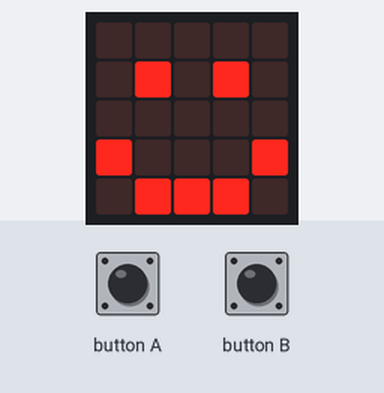
The program below on a simulated BBC micro:bit (MakeCode). On the bench: the board's 5×5 LED display. The inputs (shaded band) are chosen by the test bench.

Above: at 1.8 s.
1.9 s: button A pressed for 0.15 s
At 2.1 s:
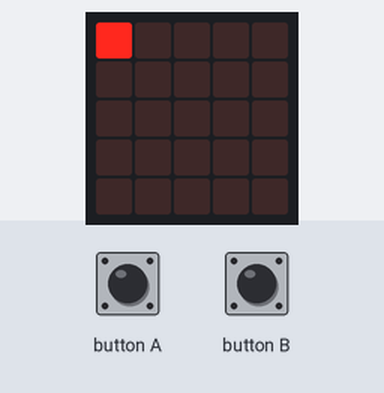
2.6 s: button B pressed for 0.15 s
At 2.8 s:
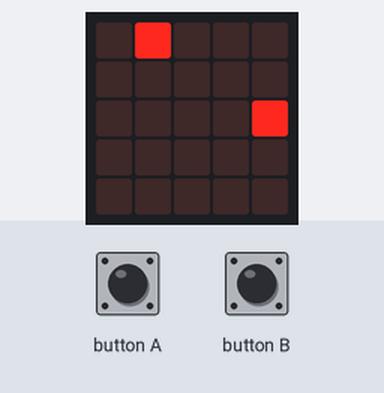
3.3 s: button A pressed for 0.15 s
At 5.2 s:
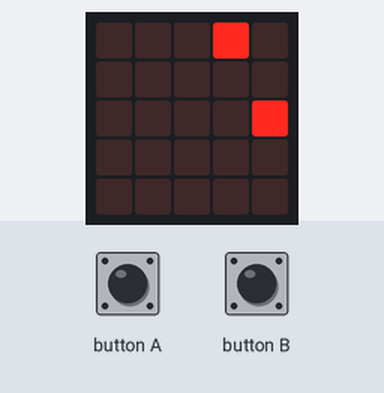
7.0 s: button B pressed for 0.15 s
At 7.21 s:
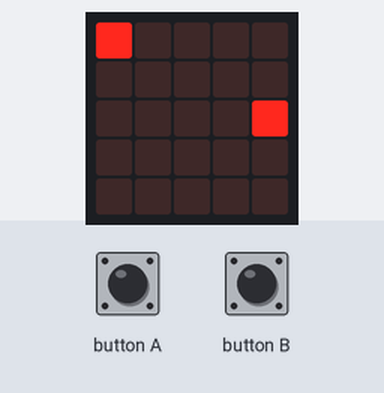
7.7 s: button A pressed for 0.15 s
At 8.1 s:
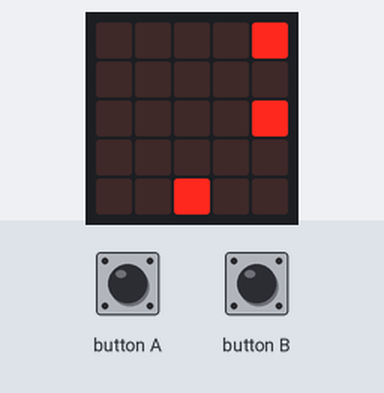
8.4 s: button B pressed for 0.15 s
At 10.1 s:
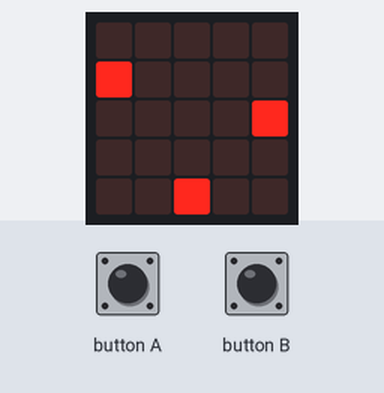

The program:

main.ts
```typescript
// (licence header left out)
// variables
let sprite: game.LedSprite = null
let sides: number = 0
let steps: number = 0

// show happy face
basic.clearScreen()
basic.showIcon(IconNames.Happy)

// when button "A" is pressed
input.onButtonPressed(Button.A, function () {
    // create the sprite at the beginning and wait for 0.1 seconds
    basic.clearScreen()
    sprite = game.createSprite(0, 0)
    sides = 0
    basic.pause(100)

    // if its not back to the position it started then continue code
    while (sides < 4) {
        // reset the steps to 0 so the sprite can move to the 4th coordinate before stopping
        steps = 0
        // if its not in the last pixel then move 1 step forward and wait for 0.1 seconds
        while (steps < 4) {
            sprite.move(1)
            basic.pause(100)
            steps++
        }
        // turn right when it reaches the end
        sprite.turn(Direction.Right, 90)
        sides++
    }

    // delete sprite and show happy face
    sprite.delete()
    basic.clearScreen()
    basic.showIcon(IconNames.Happy)
})

// when button "B" is pressed
input.onButtonPressed(Button.B, function () {
    // create the sprite at the beginning and wait for 0.1 seconds
    basic.clearScreen()
    sprite = game.createSprite(0, 0)
    basic.pause(100)
    sides = 0

    // make the sprite face down before starting
    sprite.turn(Direction.Right, 90)

    // if its not back to the position it started then continue code
    while (sides < 4) {
        // reset the steps to 0 so the sprite can move to the 4th coordinate before stopping
        steps = 0
        // if its not in the last pixel then move 1 step forward and wait for 0.1 seconds
        while (steps < 4) {
            sprite.move(1)
            basic.pause(100)
            steps++
        }
        // turn left when it reaches the end
        sprite.turn(Direction.Left, 90)
        sides++
    }

    // delete sprite and show happy face
    sprite.delete()
    basic.clearScreen()
    basic.showIcon(IconNames.Happy)
})
```

Measured:
- after the input at 1.9 s, the display: changes after 0.15 s (image 1)
- after the input at 2.6 s, the display: first differs from a run without the input after 0.15 s (image 2)
- after the input at 7.0 s, the display: first changes after 0.15 s (image 4 shows a later state)
- after the input at 7.7 s, the display: first differs from a run without the input after 0.17 s (image 5 shows a later state)
